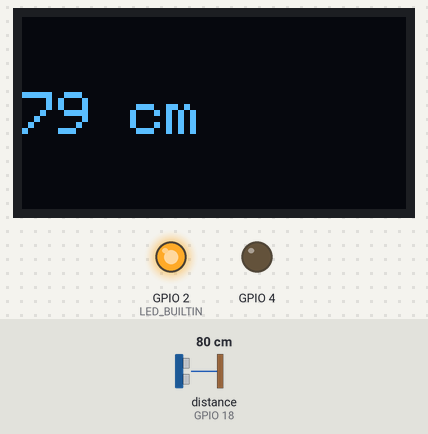
Simulated run of this sketch. Board: ESP32. On the bench: 128×64 one-colour display, output pins drawn as LEDs (lit = HIGH). Wiring (inferred from the names in the program): ultrasonic range finder: trigger GPIO 5; echo GPIO 18. The inputs (shaded band) are chosen by the test bench; at power-on: distance to the obstacle (sensor on GPIO 18) 80 cm. The echo pulse lasts 58.3 µs per cm; WiFi joins after 1.5 s; servers stay silent unless stated; pins used as bus, display or sensor lines are not drawn; what the sketch prints to the serial monitor is not drawn.

Above: at 3.2 s.
3.3 s: distance to the obstacle (sensor on GPIO 18) set to 17 cm
At 3.9 s:
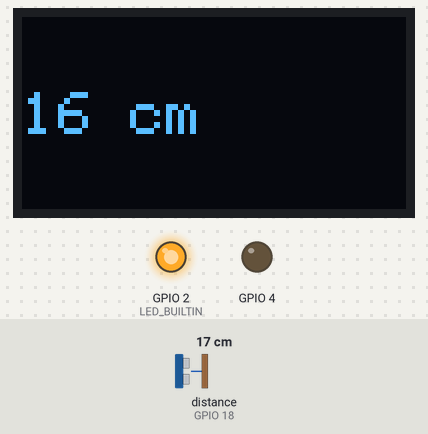
5.0 s: distance to the obstacle (sensor on GPIO 18) set to 13 cm
At 6.2 s:
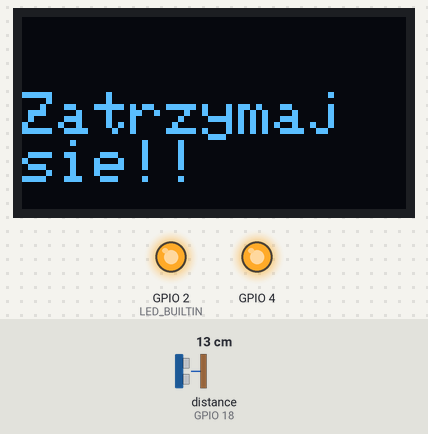
6.5 s: distance to the obstacle (sensor on GPIO 18) set to 18 cm
At 7.7 s:
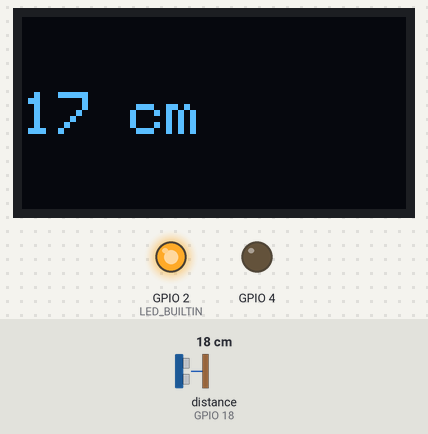
8.0 s: distance to the obstacle (sensor on GPIO 18) set to 2 cm
At 9.4 s:
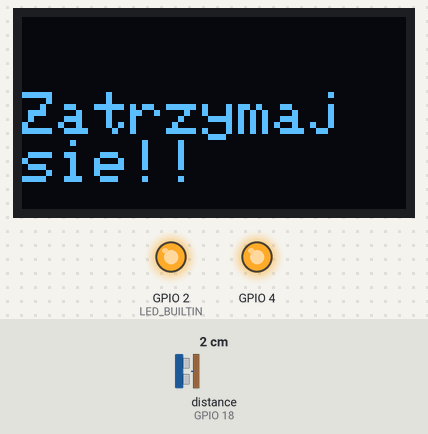
Timing chart, 0 to 10.6 s (numbered marks = the images above; inputs shaded):
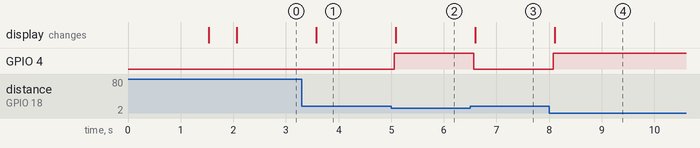

The sketch:

parking_assistant_based_on_ESP32.ino
```cpp
#include <WiFi.h>
#include <AsyncTCP.h>
#include <ESPAsyncWebServer.h>
#include <Adafruit_GFX.h>
#include <Adafruit_SH1106.h>
#include <Arduino.h>
#include <Wire.h>
#include <SPI.h>


const char* ssid = "Nazwa_Wi-Fi";
const char* password = "Haslo_Wi-Fi";

#define OLED_SDA 21
#define OLED_SCL 22
Adafruit_SH1106 display(21, 22);

AsyncWebServer server(80);

AsyncEventSource events("/events");

unsigned long lastTime = 0;
unsigned long timerDelay = 500;

#define SOUND_SPEED 0.034
const int trigPin = 5;
const int echoPin = 18;

int distance;
long duration;


void getSensorReadings(){

  digitalWrite(trigPin, LOW);
  delayMicroseconds(2);

  digitalWrite(trigPin, HIGH);
  delayMicroseconds(10);
  digitalWrite(trigPin, LOW);

  duration = pulseIn(echoPin, HIGH);

  distance = duration * SOUND_SPEED/2;


}


void initWiFi() {
    WiFi.mode(WIFI_STA);
    WiFi.begin(ssid, password);
    Serial.print("Connecting to WiFi ..");
    while (WiFi.status() != WL_CONNECTED) {
        Serial.print('.');
        digitalWrite(LED_BUILTIN, !digitalRead(LED_BUILTIN));
        delay(500);
    }
    Serial.println(WiFi.localIP());
    digitalWrite(LED_BUILTIN, HIGH);
}

String processor(const String& var){
  getSensorReadings();
  //Serial.println(var);
  if(var == "ODLEGLOSC"){
    return String(distance);
  }
  return String();


}

const char index_html[] PROGMEM = R"rawliteral(
<!DOCTYPE HTML><html lang ="pl">
<head>
  <title>Asystent parkowania ESP32 Web Server</title>
  <meta name="viewport" content="width=device-width, initial-scale=1" charset="utf-8">
  <link rel="stylesheet" href="https://use.fontawesome.com/releases/v5.7.2/css/all.css" integrity="sha384-fnmOCqbTlWIlj8LyTjo7mOUStjsKC4pOpQbqyi7RrhN7udi9RwhKkMHpvLbHG9Sr" crossorigin="anonymous">
  <link rel="icon" href="data:,">
  <style>
    html {font-family: Arial; display: inline-block; text-align: center;}
    p { font-size: 1.2rem;}
    body {  margin: 0;}
    .topnav { overflow: hidden; background-color: #50B8B4; color: white; font-size: 1rem; }
    .content { padding: 20px; }
    .card { background-color: white; box-shadow: 2px 2px 12px 1px rgba(140,140,140,.5); }
    .cards { max-width: 800px; margin: 0 auto; display: grid; grid-gap: 2rem; grid-template-columns: repeat(auto-fit, minmax(200px, 1fr)); }
    .reading { font-size: 1.4rem; }
  </style>
</head>
<body>
  <div class="topnav">
    <h1>Asystent parkowania </h1>
  </div>
  <div class="content">
    <div class="cards">
      <div class="card">
        <p><i class="fas fa-car-side"></i><i class="fas fa-arrow-right-long-to-line"></i> Odległość od ściany (cm): </p><p><span class="reading"><span id="dist">%ODLEGLOSC%</span>  </span></p>
      </div>
    </div>
  </div>
<script>
if (!!window.EventSource) {
 var source = new EventSource('/events');

 source.addEventListener('open', function(e) {
  console.log("Events Connected");
 }, false);
 source.addEventListener('error', function(e) {
  if (e.target.readyState != EventSource.OPEN) {
    console.log("Events Disconnected");
  }
 }, false);

 source.addEventListener('message', function(e) {
  console.log("message", e.data);
 }, false);

 source.addEventListener('distance', function(e) {
  console.log("distance", e.data);
  document.getElementById("dist").innerHTML = e.data;
 }, false);

  source.addEventListener('red_light', function(e) {
  console.log("red_light", e.data);
  document.getElementById("kolor").innerHTML = e.data;
 }, false);

}
</script>
</body>
</html>)rawliteral";

void setup() {
  Serial.begin(115200);
  initWiFi();
  pinMode(trigPin, OUTPUT);
  pinMode(echoPin, INPUT);
  pinMode(LED_BUILTIN, OUTPUT);
  pinMode(4, OUTPUT);


  display.begin(SH1106_SWITCHCAPVCC, 0x3C);
  delay(500);
  display.clearDisplay();

  display.setTextSize(2);
  display.setTextColor(WHITE);


  server.on("/", HTTP_GET, [](AsyncWebServerRequest *request){
    request->send_P(200, "text/html", index_html, processor);

  });

  events.onConnect([](AsyncEventSourceClient *client){
    if(client->lastId()){
      Serial.printf("Client reconnected! Last message ID that it got is: %u\n", client->lastId());
    }

    client->send("hello!", NULL, millis(), 10000);
  });
  server.addHandler(&events);
  server.begin();
}

void loop() {
  if ((millis() - lastTime) > timerDelay) {
    getSensorReadings();
    Serial.printf("Odleglosc = %d cm \n", distance);
    Serial.println();

    events.send("ping",NULL,millis());


    if(distance < 15) {
      events.send("Zatrzymaj się!!","distance",millis());
      digitalWrite(4, HIGH);
      display.clearDisplay();
      display.setTextSize(2);
      display.setCursor(0, 25);
      display.print("Zatrzymaj sie!!");
    }
    else if(15 <= distance && distance < 1100){
      char temp[20];
      int tempDistance = distance;
      sprintf(temp, "%d %s", tempDistance, temp);
      events.send(String(distance).c_str(),"distance",millis());
      digitalWrite(4, LOW);
      display.clearDisplay();
      display.setTextSize(2);
      display.setCursor(0, 25);
      display.print(distance);
      display.print(" cm");

    }
    else if(distance >= 1100) {
      events.send("Podjedź bliżej czujnika!","distance",millis());
      digitalWrite(4, LOW);
      display.clearDisplay();
      display.setCursor(0, 25);
      display.setTextSize(1);
      display.println("Podjedz blizej");
      display.println("czujnika!");
      // events.send("red","red_light",millis());
    }


    //events.send(String(distance).c_str(),"distance",millis());

    lastTime = millis();
    display.display();
  }
}
```

Measured:
- the behaviour switches between 16 and 15 cm on distance to the obstacle (sensor on GPIO 18) (found by bisection; images 1 and 2)
- after the input at 3.3 s, the display: changes after 0.28 s (image 1)
- after the input at 5.0 s, GPIO 4: LOW → HIGH after 0.06 s; the display: changes after 0.09 s (image 2)
- after the input at 6.5 s, GPIO 4: HIGH → LOW after 0.07 s; the display: changes after 0.09 s (image 3)
- after the input at 8.0 s, GPIO 4: LOW → HIGH after 0.08 s; the display: changes after 0.10 s (image 4)
